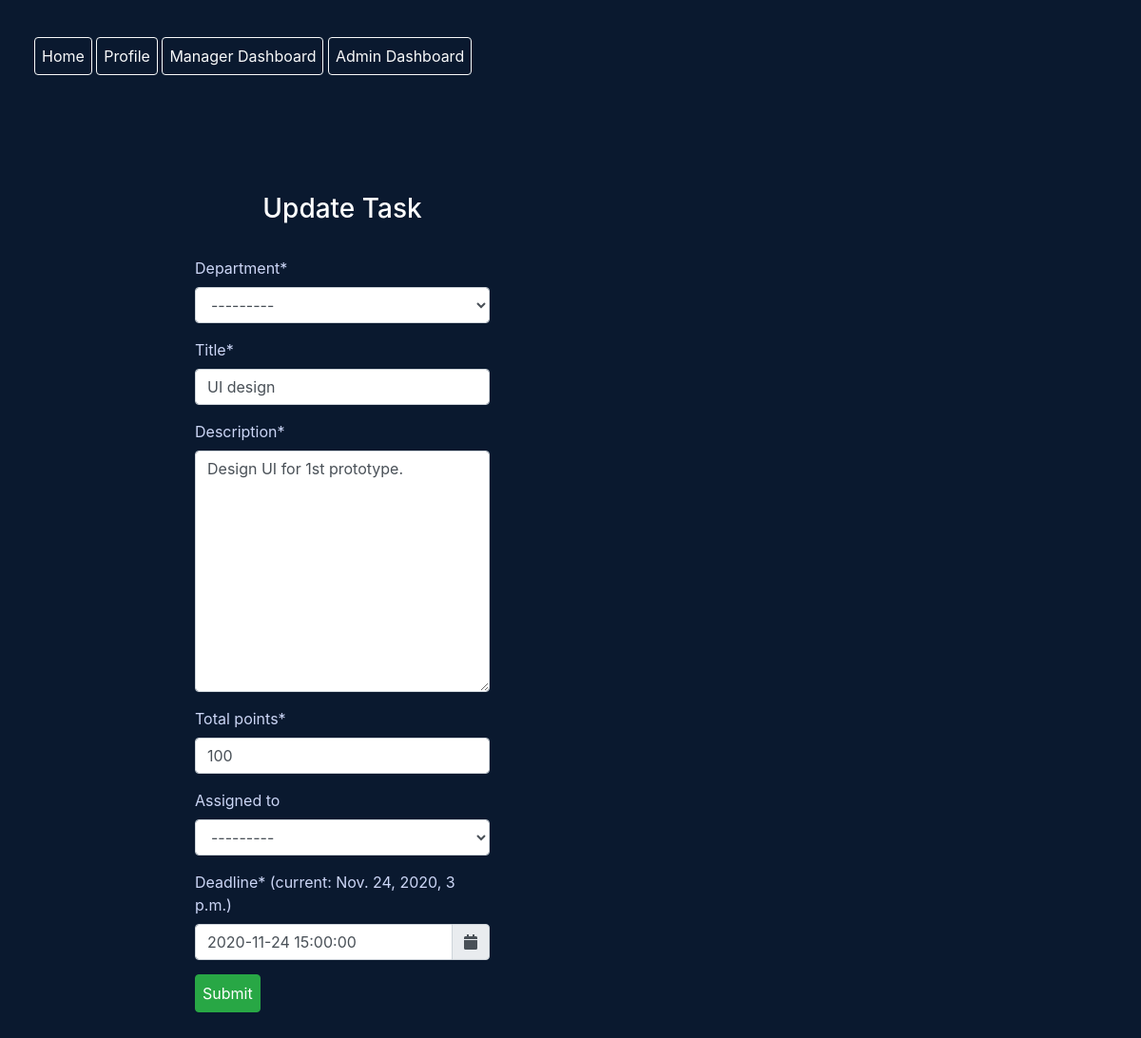
Before: /create/update-task/4 (signed in) with the older database file.
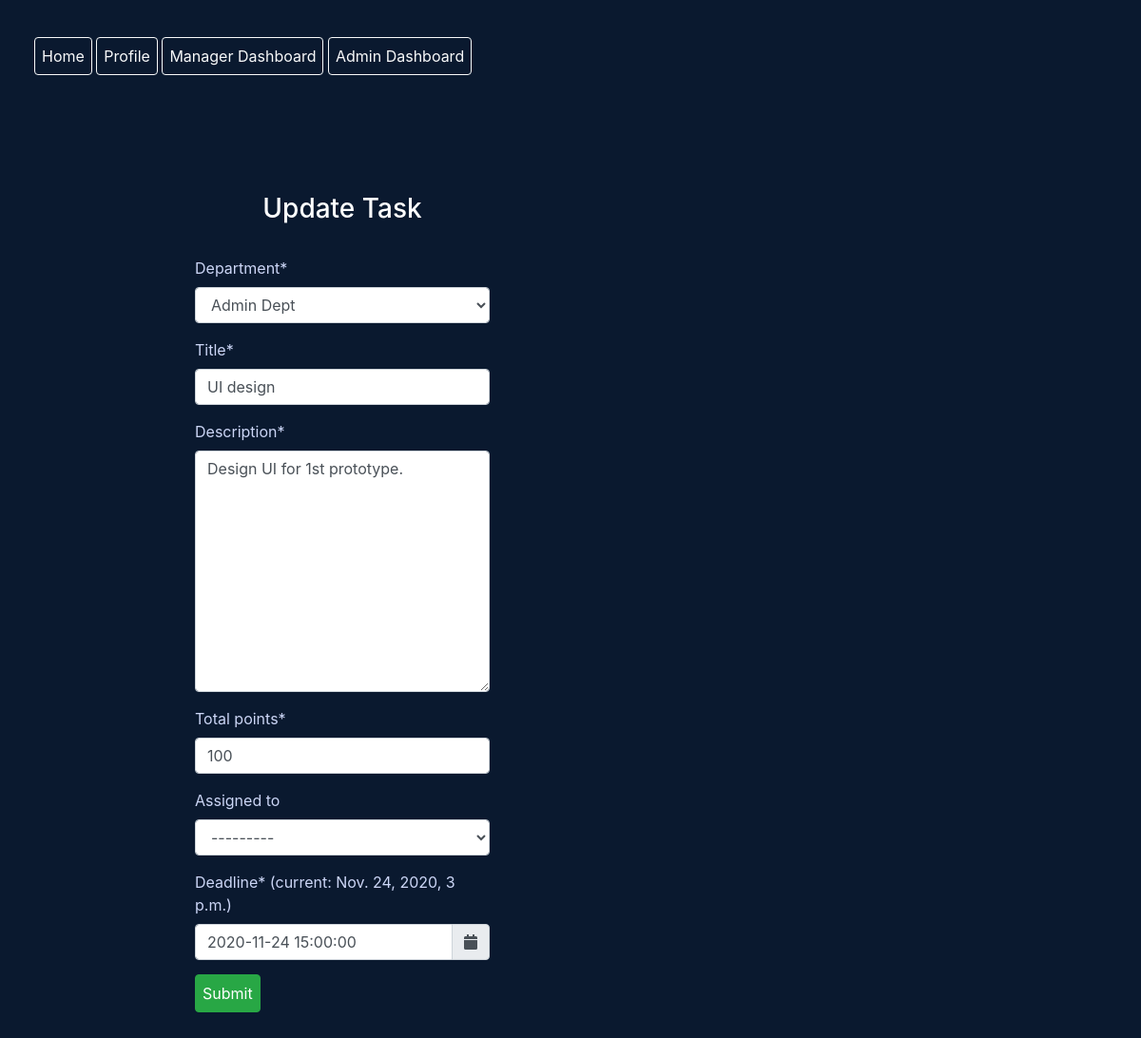
After: the same page with the newer database file.
### createMode/models.py (models this page shows, shortened)
class Task(models.Model):
	title = models.CharField(max_length=240)
	description = models.TextField()
	total_points = models.PositiveIntegerField(validators=[MinValueValidator(10), MaxValueValidator(100)])
	department = models.ForeignKey(Department, on_delete=models.CASCADE)
	deadline = models.DateTimeField()
	assigned_to = models.ForeignKey(User, on_delete=models.SET_NULL, blank=True, null=True, related_name='assigned_to_user')
	created_by = models.ForeignKey(User, on_delete=models.SET_NULL, blank=True, null=True, related_name='created_by_user')
	created_at = models.DateTimeField(auto_now_add=True)
	submitted = models.BooleanField(default=False)
	reviewed = models.BooleanField(default=False)
	review_id = models.PositiveIntegerField(blank=True, null=True)
	is_accepted = models.BooleanField(default=False)
	is_rejected = models.BooleanField(default=False)
	reject_feedback_id = models.PositiveIntegerField(blank=True, null=True)

### createMode/views.py (the view, shortened to what this page needs)
# urls.py: path('update-task/<int:pk>', TaskUpdateView.as_view(), name='update-task'),
class TaskUpdateView(LoginRequiredMixin, ManagerRequiredMixin, UpdateView):
    model = Task
    form_class = TaskForm
    template_name = 'createMode/update_task.html'
    def get_form_kwargs(self):
        kwargs = super(TaskUpdateView, self).get_form_kwargs()
        kwargs.update({'user': self.request.user})
        return kwargs

### createMode/forms.py
class TaskForm(forms.ModelForm):
	deadline = forms.DateTimeField(
        input_formats=['%d/%m/%Y %H:%M'],
        widget=forms.DateTimeInput(attrs={
            'class': 'form-control datetimepicker-input',
            'data-target': '#datetimepicker1'
        })
       )
	class Meta:
		model = Task
		fields = ('department', 'title', 'description', 'total_points', 'assigned_to', 'deadline')
	def __init__(self, *args, **kwargs):
		department = EmployeeJobInfo.objects.filter(user=kwargs.pop('user'))[0].department
		super(TaskForm, self).__init__(*args, **kwargs)
		self.fields['department'].queryset = Department.objects.filter(pk = department.pk)
		self.fields['assigned_to'].queryset = User.objects.select_related('employeejobinfo').filter(employeejobinfo__department=department)

### core/models.py (called while the page is built)
	def __str__(self):
		return self.name

### createMode/views.py (called while the page is built)
    def dispatch(self, request, *args, **kwargs):
        usr = request.user
        usr_job_info = EmployeeJobInfo.objects.get(user=usr)
        if usr.is_authenticated and usr_job_info.isManager:
            pass
        else:
            return redirect('core:index')
        return super().dispatch(request, *args, **kwargs)

### createMode/templates/createMode/update_task.html (shortened to what this page needs)
{% extends 'core/base.html' %}
{% load crispy_forms_tags %}
{% load static %}
{% block head %}
    <link rel="stylesheet" href="https://cdnjs.cloudflare.com/ajax/libs/tempusdominus-bootstrap-4/5.1.2/css/tempusdominus-bootstrap-4.min.css" />
{% endblock %}
{% block content %}
	<div class="infoupdateform container">
		<h3>Update Task</h3>
			<form method="POST" class="form-group">
		  		{% for field in form %}
		  			{% if field.name != "deadline" %}
		  				{{ field|as_crispy_field }}
		  			{% endif %}
		  		{% endfor %}
			  	<label for="datetimepicker1" class="">
	                Deadline* (current: {{ form.deadline.value }})
	            </label>
				<div class="input-group date" id="datetimepicker1" data-target-input="nearest">
			  		{{ form.deadline }}
			 		 <div class="input-group-append" data-target="#datetimepicker1" data-toggle="datetimepicker">
			    		<div class="input-group-text"><i class="fa fa-calendar"></i></div>
			 			 </div>
					</div>
					<button type="submit" class="btn btn-success">Submit</button>
	</div>
{%  endblock %}

Changed rows visible on the page:
changed Task "UI design": department "---------" → "Admin Dept"
